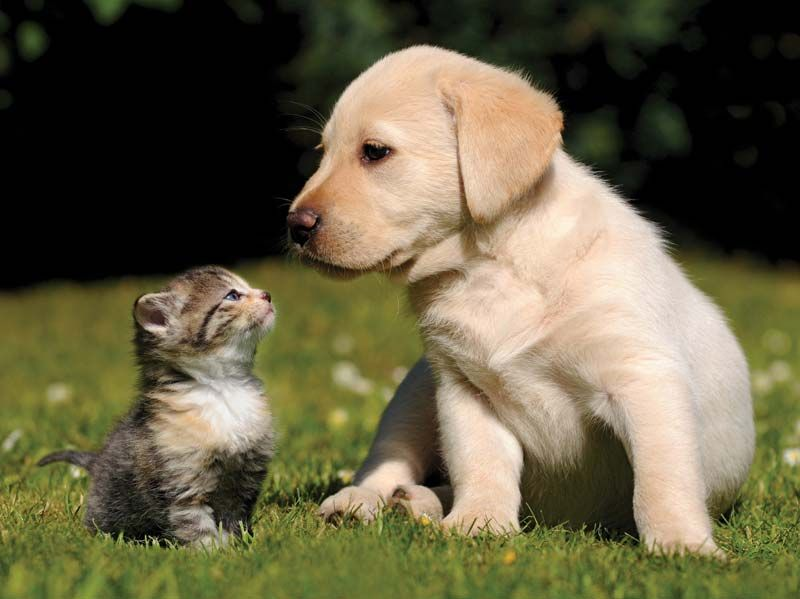
#> input picture 09_09_Module4_객체탐지/image1.jpg, 800 x 599 px
$ jupyter execute 1-bbox.ipynb
#> lines starting #> are read from the running program, lines starting #| are printed output that depends on the picture
# Object detection

## 1. Bounding box

객체 탐지는 이미지 내 여러 객체의 클래스와 위치를 찾는 기술입니다. 객체 탐지에서는 일반적으로 객체의 공간 위치를 설명하기 위해 Bounding box(경계 상자)를 사용합니다. 경계 상자는 직사각형이며, 네 가지 값을 이용하여 그 위치를 표현합니다.

[cell 1]
import cv2
import matplotlib.pyplot as plt

[cell 2]
image_path = "./image1.jpg"

image = cv2.imread("image1.jpg")
#> image is the input picture: shape (599, 800, 3); mean B, G, R 68.3, 95.7, 102
image = cv2.cvtColor(image, cv2.COLOR_BGR2RGB)
plt.imshow(image)

### x1y1x2y2
- 상자의 대각선 방향 두 꼭짓점을 이용
- 좌상단(top left)과 우하단(bottom right)를 지정

[cell 3]
# draw a bounding box with the image
def draw_bbox(top_left, bottom_right, image, color, line_thickness=2):
#> called with top_left = (80, 260), bottom_right = (280, 550), color = (255, 0, 0), line_thickness = 2
    new_image = image.copy()
    cv2.rectangle(new_image, top_left, bottom_right, color, line_thickness)
    return new_image

[cell 4]
# 고양이 주변에 붉은 박스 그리기
cat_draw = draw_bbox((80, 260), (280, 550), image, (255, 0, 0))

plt.imshow(cat_draw)

[cell 5]
# 강아지 주변에 파란 박스 그리기
dog_draw = draw_bbox((280, 30), (760, 570), image, (0, 0, 255))

plt.imshow(dog_draw)

[cell 6]
# 둘 다 모두 표시
two_draw = draw_bbox((280, 30), (760, 570), cat_draw, (0, 0, 255))

plt.imshow(two_draw)

### xywh

- 상자의 좌상단 좌표와 너비, 높이를 이용하여 바운딩 박스를 정의
- 상자의 좌상단 좌표`(x, y)`
- 상자의 너비 `w`
- 상자의 높이 `h`

[cell 7]
def draw_bbox_xwyh(top_left, width, height, image, color, line_thickness=2):
#> called with top_left = (80, 260), width = 200, height = 300, color = (0, 255, 0), line_thickness = 2
    new_image = image.copy()

    bottom_right = (top_left[0] + width, top_left[1] + height)

    cv2.rectangle(new_image, top_left, bottom_right, color, line_thickness)

    return new_image

[cell 8]
#고양이 주변에 녹색 박스 그리기
cat_draw = draw_bbox_xwyh((80, 260), 200, 300, image, (0, 255, 0))

plt.imshow(cat_draw)

[cell 9]
# 강아지 주변에 노란 박스 그리기
dog_draw = draw_bbox_xwyh((280, 30), 480, 550, image, (255, 255, 0))

plt.imshow(dog_draw)

### Polygon

- 직사각형이 아닌 다양한 형태의 바운딩 박스를 표현할 수 있는 방식

- 여러 개의 꼭짓점 좌표를 이용해 불규칙한 모양을 정의할 수 있음

- 보통 객체의 경계가 복잡하거나 직사각형으로 표현하기 힘든 경우에 사용

[cell 10]
import numpy as np

def draw_polygon(points, image, color, line_thickness=2):
#> called with color = (0, 255, 255), line_thickness = 2
    new_image = image.copy()

    # 점들의 좌표 배열을 np.array로 변환
    pts = np.array(points, np.int32)
    pts = pts.reshape((-1, 1, 2))  # 필요한 형태로 reshape

    # 폴리곤 그리기
    cv2.polylines(new_image, [pts], isClosed=True, color=color, thickness=line_thickness)
    return new_image

[cell 11]
# 다각형의 각 좌표 (points 리스트로 입력)
polygon_points = [(420, 40), (350, 100), (300, 200),
                  (300, 250), (350, 300), (400, 300),
                  (410, 360), (350, 480), (310, 510),
                  (725, 580), (760, 500), (760, 380),
                  (750, 380), (570, 150), (570, 100),
                 ]
polygon_box = draw_polygon(polygon_points, image, (0, 255, 255))  # 노란색 폴리곤
plt.imshow(polygon_box)

### cwyh normalized
- 바운딩 박스를 중심 좌표 (cx, cy)와 너비 및 높이 (w, h)로 표현

- normalized는 이미지 크기와 상관없이 좌표와 크기가 0과 1 사이의 값으로 정규화된 것을 의미. 즉, 좌표와 크기는 이미지의 크기에 비례

- 이미지 크기가 달라져도 동일한 비율로 바운딩 박스를 유지할 수 있는 장점

- YOLO에서 사용

[cell 12]
def draw_bbox_cywh_normalized(cx, cy, width, height, image, color, line_thickness=2):
#> called with cx = 0.5, cy = 0.5, width = 0.1, height = 0.1, color = (255, 0, 0), line_thickness = 2
    new_image = image.copy()
    img_height, img_width = image.shape[:2]
#> img_height = 599; img_width = 800


    top_left = (int((cx - (width / 2)) * img_width), int((cy - (height / 2)) * img_height))
#> top_left = (360, 269)
    bottom_right = (int((cx + (width / 2)) * img_width), int((cy + (height / 2)) * img_height))
#> bottom_right = (440, 329)

    # 바운딩 박스 그리기
    cv2.rectangle(new_image, top_left, bottom_right, color, line_thickness)
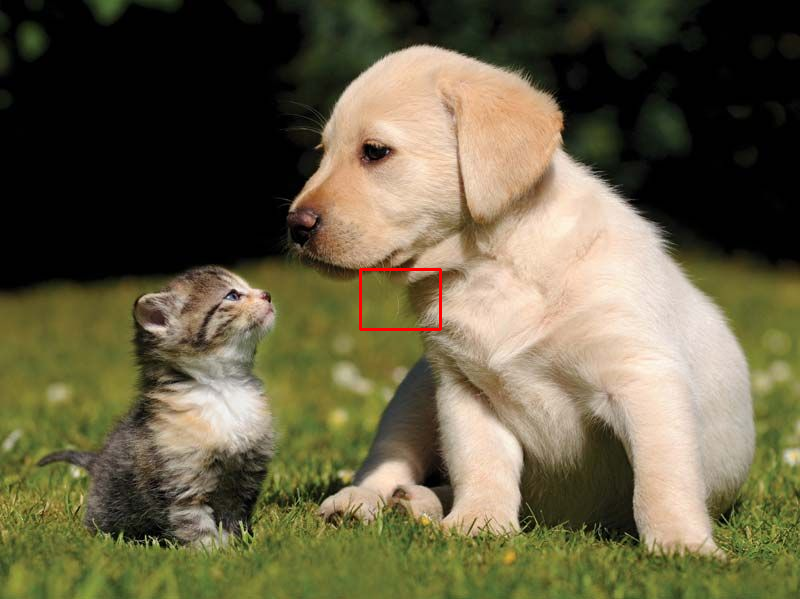
#> new_image: shape (599, 800, 3); mean R, G, B 102.2, 95.5, 68.1
    return new_image

[cell 13]
# 고양이 주변에 붉은 박스 그리기
cat_draw = draw_bbox_cywh_normalized(0.5, 0.5, 0.1, 0.1, image, (255, 0, 0))
plt.imshow(cat_draw)

[cell 14]
# 강아지 주변에 파란 박스 그리기
dog_draw = draw_bbox_cywh_normalized(520, 300, 480, 550, image, (0, 0, 255))
plt.imshow(dog_draw)

## 2. Anchor box

- 이미지에서 객체를 찾고, 이에 들어맞는 바운딩 박스를 찾는 과정은 매우 어려움
- 대량의 영역을 샘플링하고, 이 영역들에 관심을 가질만 한 객체를 포함하는지 판단하는 과정이 필요
- 특정 픽셀에 대하여 다양한 크기의 바운딩 박스를 준비하는 과정이 앵커 박스(Anchor box)
    - 사전 정의된 프리셋

[cell 15]
def draw_anchor_boxes(anchor_boxes, cx, cy, image, colors, line_thickness=2):
#> called with cx = 0.3, cy = 0.5, line_thickness = 2
    new_image = image.copy()
    img_height, img_width = image.shape[:2]
#> img_height = 599; img_width = 800

    # anchor_boxes의 값을 순회하며 모든 조합 별 bbox 그리기
    for i in range(len(anchor_boxes)):
        top_left = (int((cx - (anchor_boxes[i][0] / 2)) * img_width), int((cy - (anchor_boxes[i][1] / 2)) * img_height))
        bottom_right = (int((cx + (anchor_boxes[i][0] / 2)) * img_width), int((cy + (anchor_boxes[i][1] / 2)) * img_height))
        color = colors[i]
        cv2.rectangle(new_image, top_left, bottom_right, color, line_thickness)
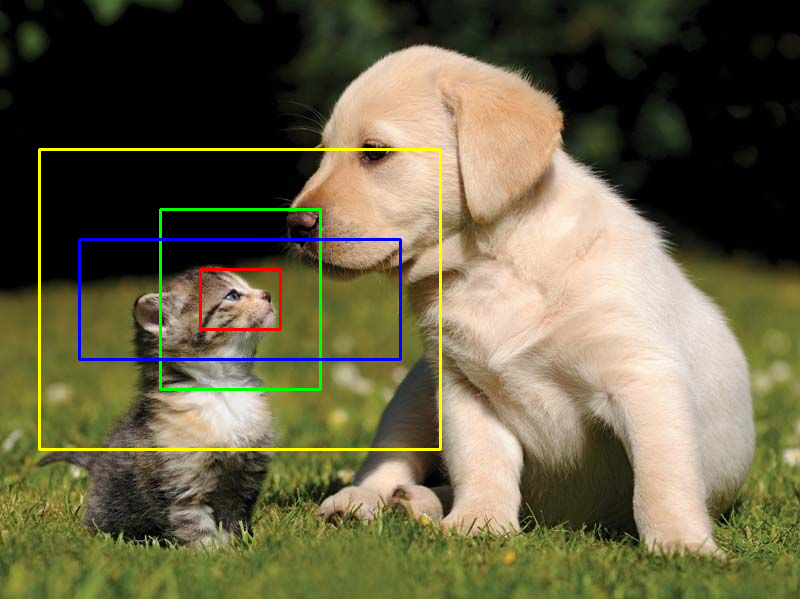
#> new_image: shape (599, 800, 3); mean R, G, B 102.8, 97.3, 68.5

    return new_image

[cell 16]
# 예시 앵커 박스들 (정규화된 width, height의 리스트)
anchor_boxes = [(0.1, 0.1), (0.2, 0.3), (0.4, 0.2), (0.5, 0.5)]

# 각 앵커 박스를 다른 색상으로 지정
colors = [(255, 0, 0), (0, 255, 0), (0, 0, 255), (255, 255, 0)]

anchor_box = draw_anchor_boxes(anchor_boxes, 0.3, 0.5, image, colors)

plt.imshow(anchor_box)

## 3. IoU(Intersection over Union)

두 bbox A와 B가 있을 때, 두 사각형이 겹치는 면적을 구하고, 이 값을 두 사각형의 합집합 면적으로 나눈 값을 IoU라고 합니다. IoU는 객체 검출(Object Detection)에서 예측된 객체와 실제 객체의 겹치는 정도를 평가할 때 사용됩니다.

[cell 17]
def calculate_iou(box1, box2):
    """
    box1과 box2는 각각 [x_min, y_min, x_max, y_max] 형식의 바운딩 박스 좌표입니다.
    """
    # 교차 영역의 좌표
    # Your code

    # 교차 영역의 넓이 계산 (교차 영역이 없을 경우 0)
    # Your code

    # 각 바운딩 박스의 넓이 계산
    # Your code

    # 합집합의 넓이 계산
    # Your code

    # IoU 계산
    # Your code

    return iou

## 4. NMS(Non Maximum Suppression)

- 이미지 내 객체를 탐지하기 위하여 수많은 Bounding box가 생성됨
- 그러나 이 중 객체를 잘 포함하는 박스의 수는 적음
- Confidence score가 일정 기준치 아래로 유사하지 않은 박스들은 아예 학습시키지 않음
- 또한 중복되는 박스들을 제거하는 과정도 포함

[cell 18]
# 바운딩 박스와 그 신뢰도 점수들 (박스: [x, y, w, h])
boxes = [(100, 100, 50, 80), (105, 105, 50, 80), (200, 200, 60, 90)]
confidences = [0.9, 0.85, 0.75]

# NMS 적용 (IoU 임계값: 0.5, confidence 임계값: 0.4)
indices = cv2.dnn.NMSBoxes(boxes, confidences, score_threshold=0.4, nms_threshold=0.5)
#> indices = [0, 2]

# 남은 박스 출력
if len(indices) > 0:
    for i in indices:
        # indices가 2차원 배열이 아닐 때 바로 i를 사용
        box = boxes[i]
        print(f"남은 바운딩 박스: {box}")
#> this loop made 2 passes
#> box on passes 1 to 2: (100, 100, 50, 80), (200, 200, 60, 90)
#| 남은 바운딩 박스: (100, 100, 50, 80)
#| 남은 바운딩 박스: (200, 200, 60, 90)
else:
    print("남은 바운딩 박스가 없습니다.")
